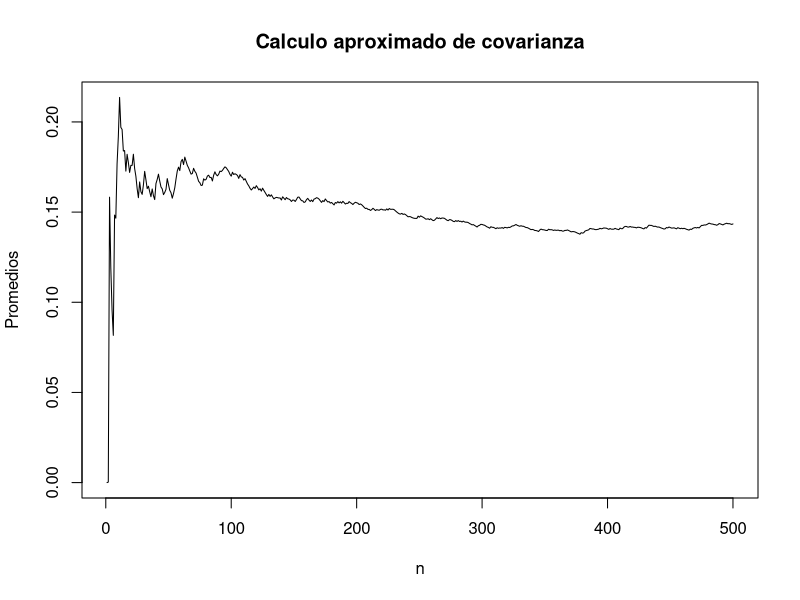

Write the R code that produced this figure.
rm(list = ls())
k=500
U=runif(k,0,1);n=1:length(U)
int_aprox=((cumsum(U*exp(U)))/n)-((cumsum(U)/n)*(cumsum(exp(U)))/n)
plot(n,int_aprox,type = "l",xlab = "n",ylab = "Promedios",main = "Calculo aproximado de covarianza")
int_aprox[length(U)]
